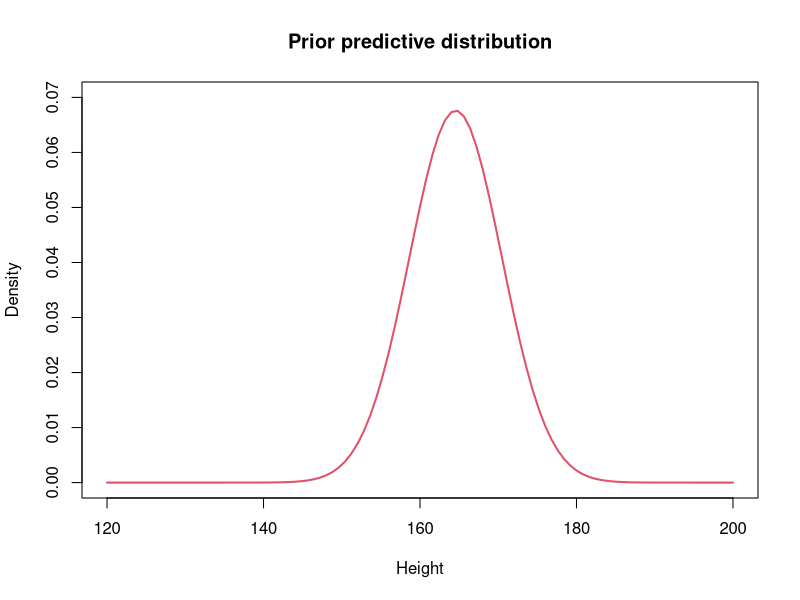
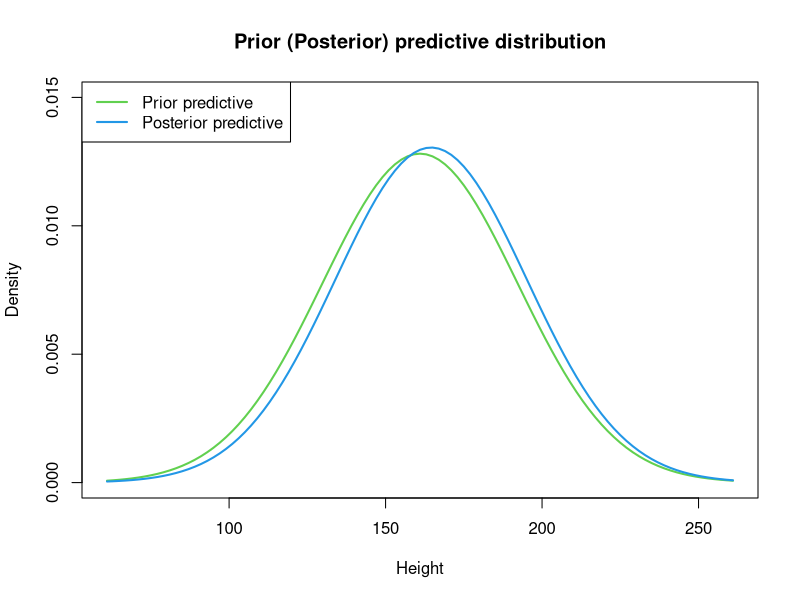
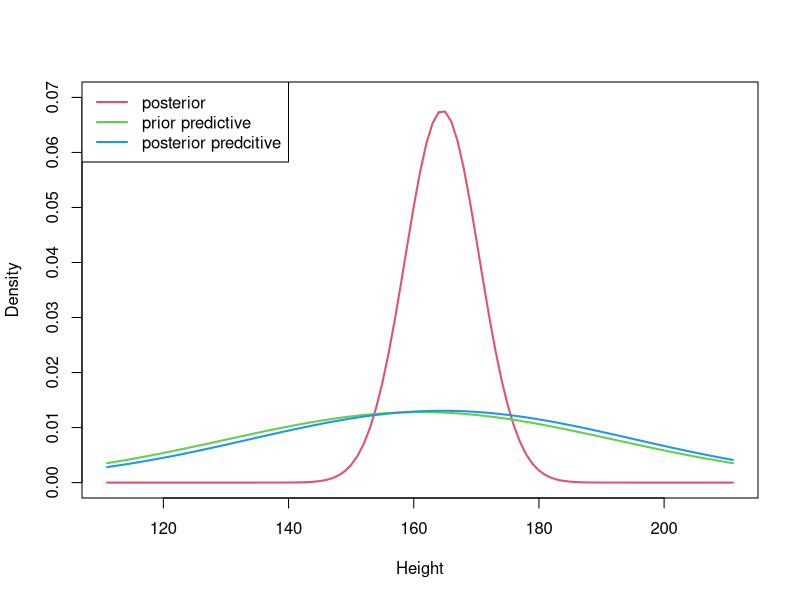
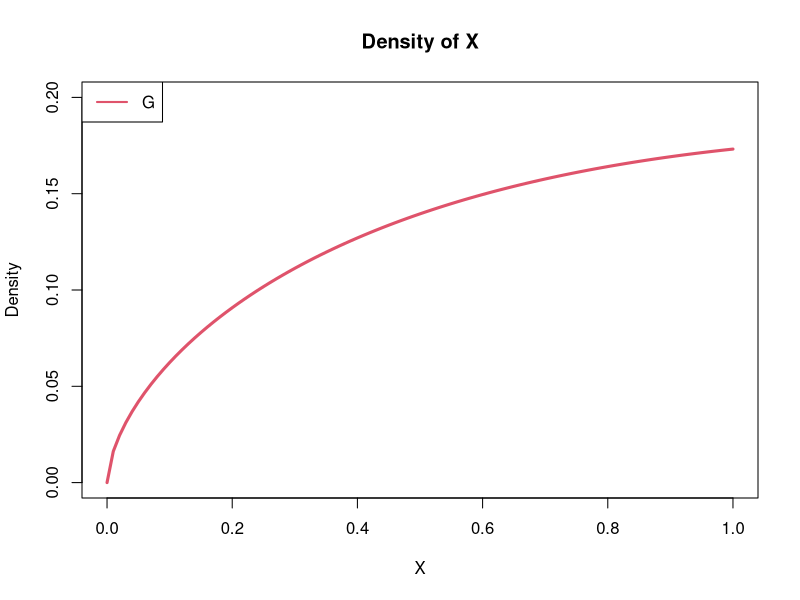
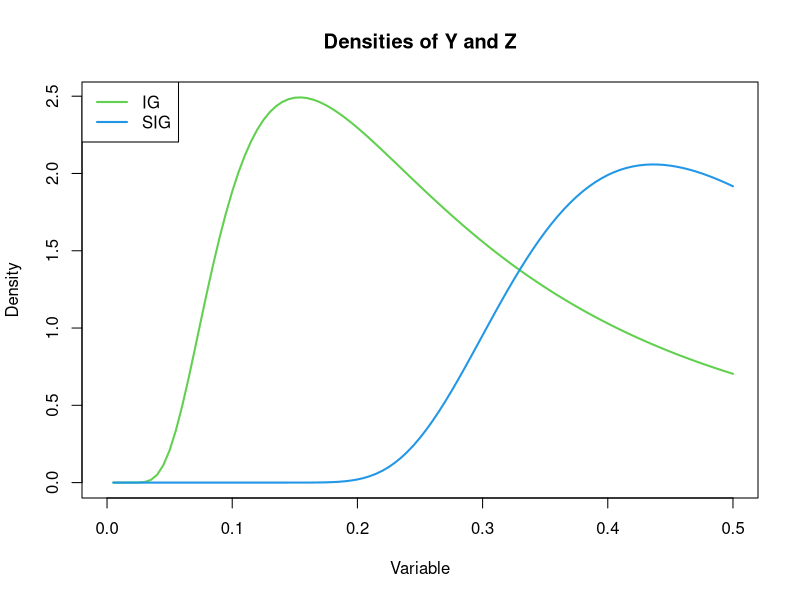
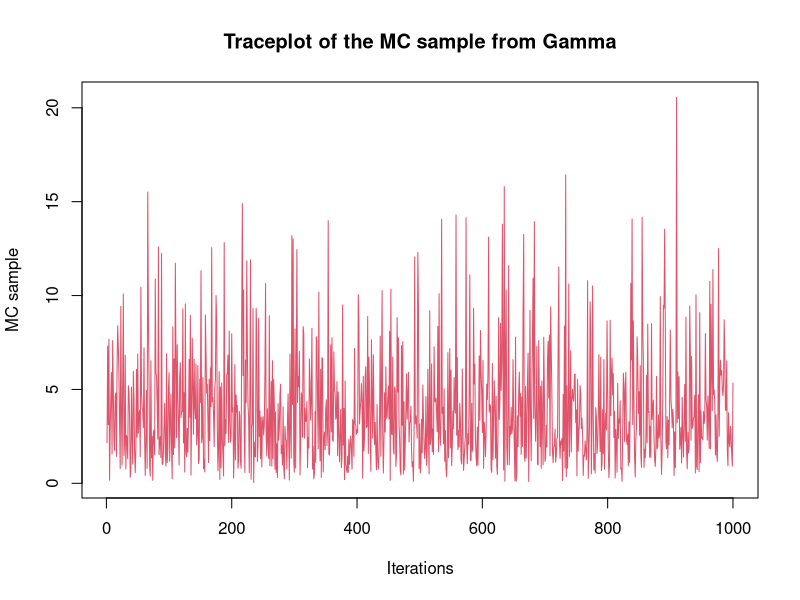
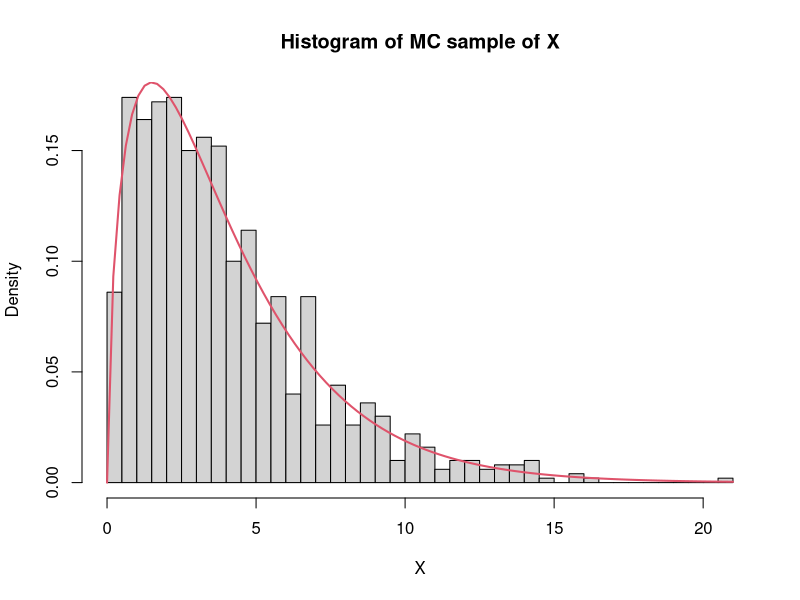
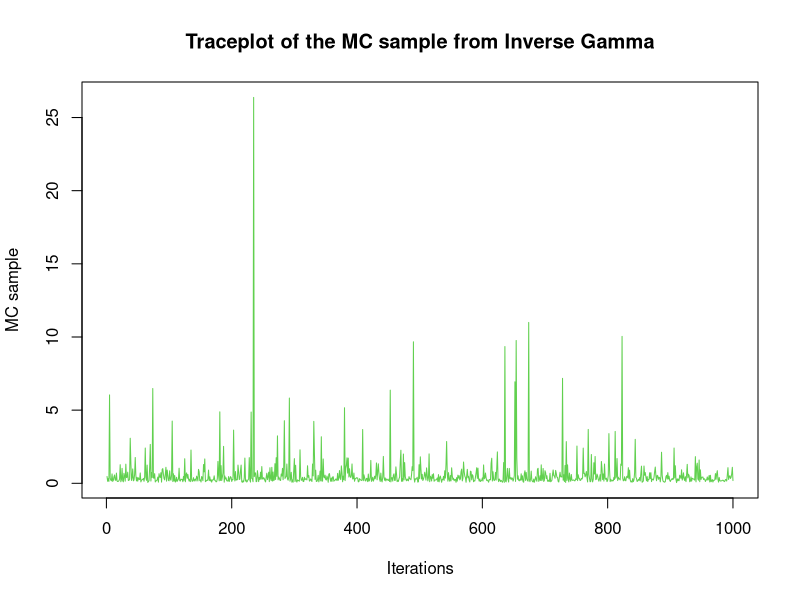

Source code (R) for these figures, in order:
## ---- chunk 1
knitr::opts_chunk$set(echo = TRUE)
## ---- chunk 2
## P[y>200]
pnorm(200, mean=161, sd=sqrt(970), lower.tail=F)
## ---- chunk 3
curve(dnorm(x, mean=164.558, sd=sqrt(34.80663)), ylim=c(0, 0.07), xlim=c(120, 200), 
      col=2, lwd=2, xlab="Height", ylab="Density", main="Prior predictive distribution")
## ---- chunk 4
curve(dnorm(x, mean=161, sd=sqrt(970)), ylim=c(0, 0.015), xlim=c(61, 261), col=3, 
      lwd=2, xlab="Height", ylab="Density", main="Prior (Posterior) predictive distribution")
curve(dnorm(x, mean=164.558, sd=sqrt(934.80663)), col=4, lwd=2, add=TRUE)
legend("topleft", legend=c("Prior predictive", "Posterior predictive"), col=3:4, lwd=2)
## ---- chunk 5
pnorm(200, mean=164.558, sd=sqrt(934.80663), lower.tail=F)
## ---- chunk 6
curve(dnorm(x, mean=164.558, sd=sqrt(34.80663)), ylim=c(0, 0.07), xlim=c(111, 211), 
      col=2, lwd=2, xlab="Height", ylab="Density")
curve(dnorm(x, mean=161, sd=sqrt(970)), col=3, lwd=2, add=TRUE)
curve(dnorm(x, mean=164.558, sd=sqrt(934.80663)), col=4, lwd=2, add=TRUE)
legend("topleft", legend=c("posterior", "prior predictive", "posterior predcitive"), 
       col=2:4, lwd=2)
## ---- chunk 7
## Define inverse-gamma distribution function
dinvgamma <- function(x, a, b) {
  return(
    (b^a)/gamma(a) * (1/x)^(a+1) * exp(-b/x)
  )
}

## Define square root inverse-gamma distribution function
dsqrtinvgamma <- function(x, a, b) {
  return(
    2 * (b^a)/gamma(a) * (1/x)^(2*a+1) * exp(-b/x^2)
  )
}
## ---- chunk 8
a <- 1.6
b <- 0.4
## ---- chunk 9
curve(dgamma(x, shape=a, rate=b), ylim=c(0, 0.2), col=2, lwd=3, 
      xlab="X", ylab="Density", main="Density of X")
legend("topleft", legend="G", col=2, lwd=2)

curve(dinvgamma(x, a, b), xlim=c(0, 0.5), col=3, lwd=2, 
      main="Densities of Y and Z", y="Density", xlab="Variable")
curve(dsqrtinvgamma(x, a, b), add=TRUE, col=4, lwd=2)
legend("topleft", legend=c("IG", "SIG"), col=c(3, 4), lwd=2)
## ---- chunk 10
## Set seed for reproducible results
set.seed(44566)

## Parameters for Gamma
a <- 1.6 # shape
b <- 0.4 # rate (inverse of scale)

## MC sample size
M <- 1000
## ---- chunk 11
## Generate a MC sample of size 1000 from Gamma 
mc.G <- rgamma(M, shape=a, rate=b)

## Generate a MC sample of size 1000 from Inverse Gamma 
mc.IG <- 1 / mc.G

## Generate a MC sample of size 1000 from Square root Inverse Gamma 
mc.SIG <- sqrt(1/mc.G)
## ---- chunk 12
plot(1:M, mc.G, type="l", col=2, xlab="Iterations", ylab="MC sample", 
     main="Traceplot of the MC sample from Gamma")
hist(mc.G, breaks=50, freq=FALSE, xlab="X", main="Histogram of MC sample of X")
curve(dgamma(x, a, b), add=TRUE, col=2, lwd=2)

plot(1:M, mc.IG, type="l", col=3, xlab="Iterations", ylab="MC sample", 
     main="Traceplot of the MC sample from Inverse Gamma")
hist(mc.IG, breaks=50, freq=FALSE, xlab="Y", main="Histogram of MC sample of Y")
curve(dinvgamma(x, a, b), add=TRUE, col=3, lwd=2)

plot(1:M, mc.SIG, type="l", col=4, xlab="Iterations", ylab="MC sample", 
     main="Traceplot of the MC sample from Square root Inverse Gamma")
hist(mc.SIG, breaks=50, freq=FALSE, ylim=c(0, 2), xlab="Z", 
     main="Histogram of MC sample of Z")
curve(dsqrtinvgamma(x, a, b), add=TRUE, col=4, lwd=2)
## ---- chunk 13
hist(mc.G, breaks=50, freq=FALSE)
curve(dgamma(x, a, b), add=TRUE, col=2, lwd=2)

hist(mc.IG, breaks=50, freq=FALSE)
curve(dinvgamma(x, a, b), add=TRUE, col=3, lwd=2)

hist(mc.SIG, breaks=50, freq=FALSE, ylim=c(0, 2))
curve(dsqrtinvgamma(x, a, b), add=TRUE, col=4, lwd=2)
## ---- chunk 14
hist(mc.G, breaks=50, freq=FALSE)
curve(dgamma(x, a, b), from=min(mc.G), to=max(mc.G), add=TRUE, col=2, lwd=2)

hist(mc.IG, breaks=50, freq=FALSE)
curve(dinvgamma(x, a, b), from=min(mc.IG), to=max(mc.IG), add=TRUE, col=3, lwd=2)

hist(mc.SIG, breaks=50, freq=FALSE, ylim=c(0, 2))
curve(dsqrtinvgamma(x, a, b), from=min(mc.SIG), to=max(mc.SIG), add=TRUE, col=4, lwd=2)
## ---- chunk 15
## Gamma
meanG <- mean(mc.G)
medG <- median(mc.G)

## Inverse Gamma
meanIG <- mean(mc.IG)
medIG <- median(mc.IG)

## Square root Inverse Gamma
meanSIG <- mean(mc.SIG)
medSIG <- median(mc.SIG)
## ---- chunk 16
df <- data.frame(
  c(meanG, meanIG, meanSIG), 
  c(medG, medIG, medSIG)
)
colnames(df) <- c("Sample Mean", "Sample Median")
rownames(df) <- c("G", "IG", "SIG")

knitr::kable(df, caption="Summary statistics", align="c")
